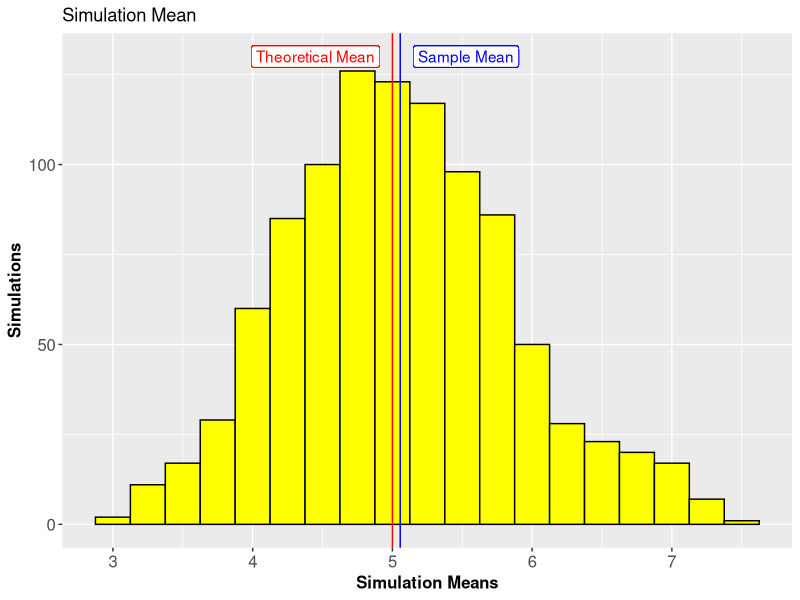
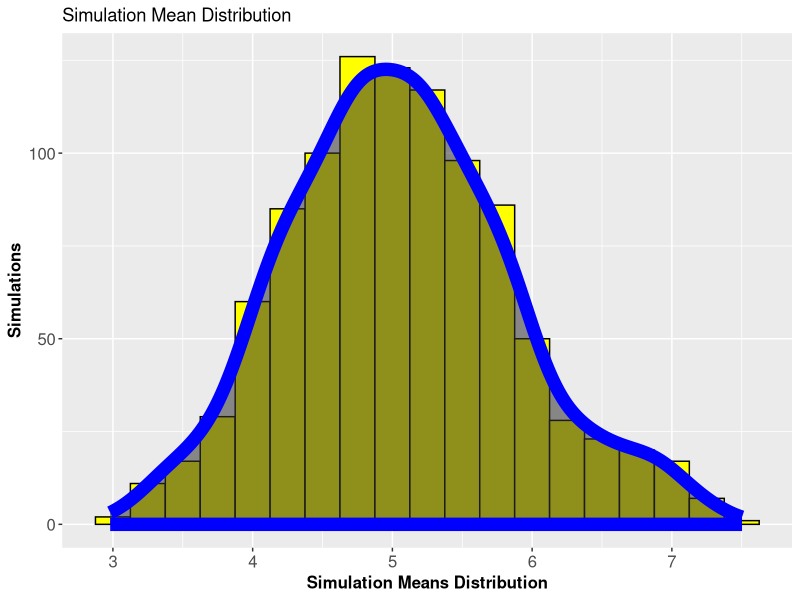
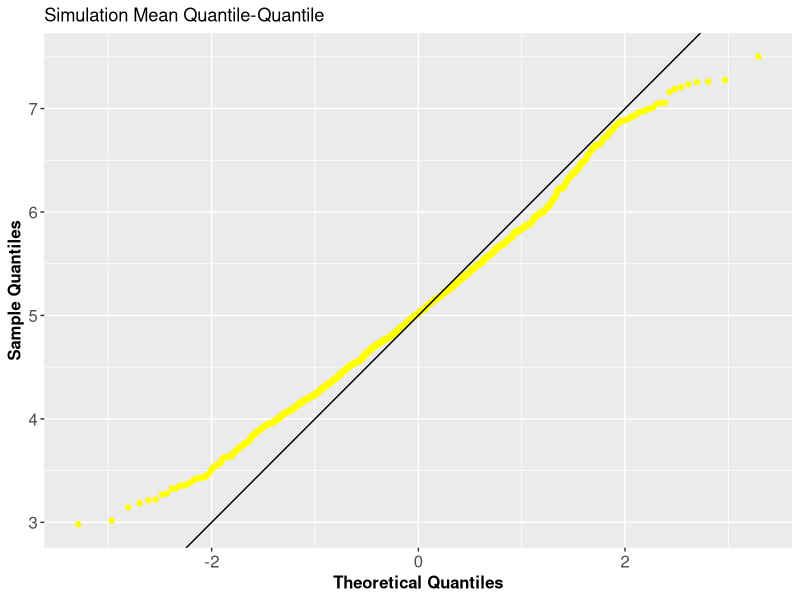

Recreate these plots in R, in order.
#======================================================================
# Title: Analysis of Simulation Distribution
# Author: Brady Chiu
# Date: May 2, 2016
#======================================================================
## @knitr notes

## @knitr setup
library(data.table, warn.conflicts=F)
library(dplyr, warn.conflicts=F)
library(ggplot2, warn.conflicts=F)
library(knitr, warn.conflicts=F)
library(lubridate, warn.conflicts=F)
library(tidyr, warn.conflicts=F)

# setwd("/Users/bradychiu/Dropbox (Uber Technologies)/R/Coursera/06_Statistical_Inference/stats_inference_course_project")

## @knitr functions
simulator<-function(n,lambda,simulation_count,seed=1337){
  set.seed(seed)
  simulation_means<-data.frame(mean=numeric(simulation_count))
  for(i in 1:simulation_count){
    simulation_means[i,]<-mean(rexp(n,lambda))
  }
  simulation_means
}

## @knitr parameters
exponentials<-40
lambda<-0.2
simulation_count<-1000

## @knitr simulation_result
simulation_result<-simulator(exponentials,lambda,simulation_count)
head(simulation_result,10)

## @knitr mean
theoretical_mean<-1/lambda
sample_mean<-mean(simulation_result$mean)
paste("Theoretical Mean:",theoretical_mean)
paste("Sample Mean:",sample_mean)

## @knitr variance
theoretical_variance<-((1/lambda)^2)/simulation_count
sample_variance<-var(simulation_result$mean)
paste("Theoretical Variance:",theoretical_variance)
paste("Sample Variance:",sample_variance)

## @knitr plot_1
ggplot(
  data=simulation_result
  ,aes(x=mean)
  )+
  geom_histogram(binwidth=0.25,color="black",fill="yellow")+
  geom_vline(aes(xintercept=theoretical_mean),color="red",show.legend=TRUE)+
  geom_label(aes(label="Theoretical Mean",x=theoretical_mean,y=130,hjust=1.1),color="red")+
  geom_vline(aes(xintercept=sample_mean),color="blue",show.legend=TRUE)+
  geom_label(aes(label="Sample Mean",x=theoretical_mean,y=130,hjust=-0.2),color="blue")+
  ggtitle("Simulation Mean")+
  scale_x_continuous(name="Simulation Means")+
  scale_y_continuous(name="Simulations")+
  theme(
    axis.title=element_text(face="bold",size=12)
    ,axis.text=element_text(size=12)
    )

## @knitr plot_2
ggplot(
  data=simulation_result
  ,aes(x=mean)
  )+
  geom_histogram(binwidth=0.25,color="black",fill="yellow")+
  stat_density(aes(y=0.25*..count..,alpha=0.9,size=0.5),color="blue")+
  ggtitle("Simulation Mean Distribution")+
  scale_x_continuous(name="Simulation Means Distribution")+
  scale_y_continuous(name="Simulations")+
  theme(
    axis.title=element_text(face="bold",size=12)
    ,axis.text=element_text(size=12)
    ,legend.position="none"
    )

## @knitr plot_3
ggplot(
  data=simulation_result
  ,aes(sample=mean)
  )+
  geom_qq(color="yellow")+
  geom_abline(slope=1,intercept=5)+
  ggtitle("Simulation Mean Quantile-Quantile")+
  scale_x_continuous(name="Theoretical Quantiles")+
  scale_y_continuous(name="Sample Quantiles")+
  theme(
    axis.title=element_text(face="bold",size=12)
    ,axis.text=element_text(size=12)
    ,legend.position="none"
  )